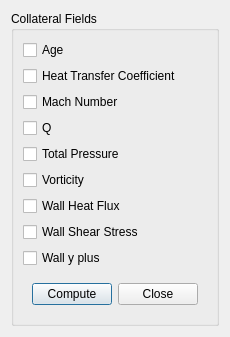
<?xml version="1.0" encoding="UTF-8"?>
<ui version="4.0">
 <class>CollateralFieldsReportDialog</class>
 <widget class="QDialog" name="CollateralFieldsReportDialog">
  <property name="geometry">
   <rect>
    <x>0</x>
    <y>0</y>
    <width>218</width>
    <height>330</height>
   </rect>
  </property>
  <property name="windowTitle">
   <string>Collateral Fields Report</string>
  </property>
  <layout class="QVBoxLayout" name="verticalLayout">
   <item>
    <widget class="QGroupBox" name="groupBox_3">
     <property name="title">
      <string>Collateral Fields</string>
     </property>
     <layout class="QVBoxLayout" name="verticalLayout_3">
      <item>
       <widget class="QCheckBox" name="age">
        <property name="text">
         <string>Age</string>
        </property>
       </widget>
      </item>
      <item>
       <widget class="QCheckBox" name="heatTransferCoefficient">
        <property name="text">
         <string>Heat Transfer Coefficient</string>
        </property>
       </widget>
      </item>
      <item>
       <widget class="QCheckBox" name="machNumber">
        <property name="text">
         <string>Mach Number</string>
        </property>
       </widget>
      </item>
      <item>
       <widget class="QCheckBox" name="q">
        <property name="text">
         <string>Q</string>
        </property>
       </widget>
      </item>
      <item>
       <widget class="QCheckBox" name="totalPressure">
        <property name="text">
         <string>Total Pressure</string>
        </property>
       </widget>
      </item>
      <item>
       <widget class="QCheckBox" name="vorticity">
        <property name="text">
         <string>Vorticity</string>
        </property>
       </widget>
      </item>
      <item>
       <widget class="QCheckBox" name="wallHeatFlux">
        <property name="text">
         <string>Wall Heat Flux</string>
        </property>
       </widget>
      </item>
      <item>
       <widget class="QCheckBox" name="wallShearStress">
        <property name="text">
         <string>Wall Shear Stress</string>
        </property>
       </widget>
      </item>
      <item>
       <widget class="QCheckBox" name="wallYPlus">
        <property name="text">
         <string>Wall y plus</string>
        </property>
       </widget>
      </item>
      <item>
       <widget class="QWidget" name="widget_5" native="true">
        <layout class="QHBoxLayout" name="horizontalLayout_2">
         <item>
          <spacer name="horizontalSpacer_2">
           <property name="orientation">
            <enum>Qt::Horizontal</enum>
           </property>
           <property name="sizeHint" stdset="0">
            <size>
             <width>181</width>
             <height>20</height>
            </size>
           </property>
          </spacer>
         </item>
         <item>
          <widget class="QPushButton" name="compute">
           <property name="text">
            <string>Compute</string>
           </property>
          </widget>
         </item>
         <item>
          <widget class="QPushButton" name="close">
           <property name="text">
            <string>Close</string>
           </property>
          </widget>
         </item>
        </layout>
       </widget>
      </item>
     </layout>
    </widget>
   </item>
  </layout>
 </widget>
 <resources/>
 <connections>
  <connection>
   <sender>close</sender>
   <signal>clicked()</signal>
   <receiver>CollateralFieldsReportDialog</receiver>
   <slot>close()</slot>
   <hints>
    <hint type="sourcelabel">
     <x>334</x>
     <y>289</y>
    </hint>
    <hint type="destinationlabel">
     <x>199</x>
     <y>164</y>
    </hint>
   </hints>
  </connection>
 </connections>
</ui>
